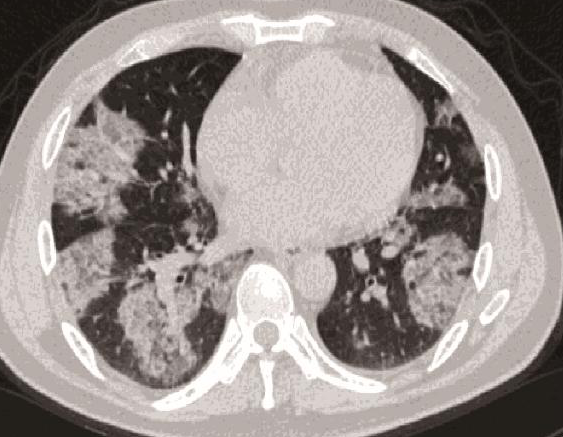
%> input picture testcovid.png, 563 x 437 px
$ octave covidfiltro.m   (GNU Octave 9; MATLAB toolbox functions it lacks are replaced by stand-ins)
%> lines starting %> are read from the running program, lines starting %| are printed output that depends on the picture
clc
clear all
close all
%V = niftiread('coronacases_org_001 - Copy.nii');
% volumeViewer(V);
%XY = V(:,:,200); % XZ = squeeze(V(256,:,:));
XY=imread('testcovid.png');
%> XY is the input picture: size 437x563x3 uint8; mean R, G, B 154.1, 145.7, 143.1
XY=imresize(XY,[256 256]);
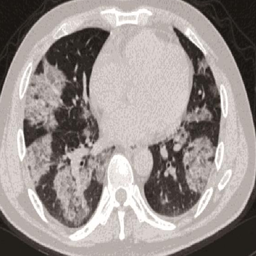
%> XY: size 256x256x3 uint8; mean R, G, B 154.1, 145.7, 143.1
XY=rgb2gray(XY);
%> XY: size 256x256 uint8
%complemento de la imagen
%h=2*[0 , -1, 0;-1 5 -1;0 -1 0];
%h = [1 0 0;0 1 0;0 0 1];
h = 1/9*ones(3,3);%Desenfoque ***** 3
% [5 lines of commented-out code are left out]
r=[0,3,3;-5,-5,0;-3,0,1];%filtro protuberancia3 ***** 2
r2=[1,-3,-3;-1,3,-1;0,-2,-2];%filtro invertido *****1
c=convn(XY,r2);%complemento
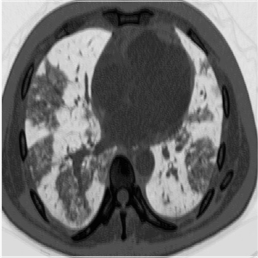
%> c: size 258x258 double; min -2058, max 39, mean -1166.1; drawn with min black and max white
fig = figure;
imshowpair(XY,c,'montage');
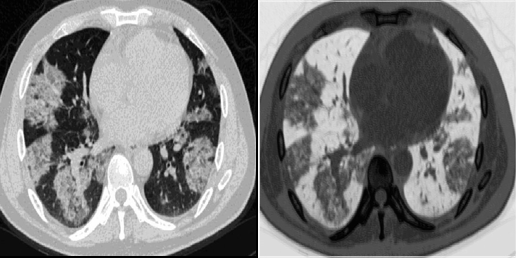
%> displayed picture: size 258x516, on the screen's scale of 0 to 255; min 0, max 255, mean 122.6
fig = figure;
%protuberancia 3
im1=convn(XY,r);
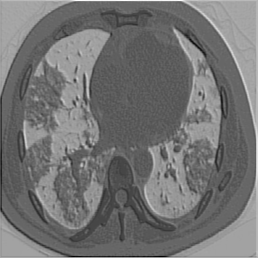
%> im1: size 258x258 double; min -2556, max 1164, mean -874.5; drawn with min black and max white
im2=convn(c,r);
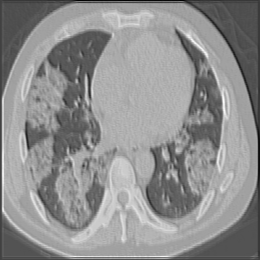
%> im2: size 260x260 double; min -5817, max 16760, mean 6889.1; drawn with min black and max white
imshowpair(im1,im2,'montage');
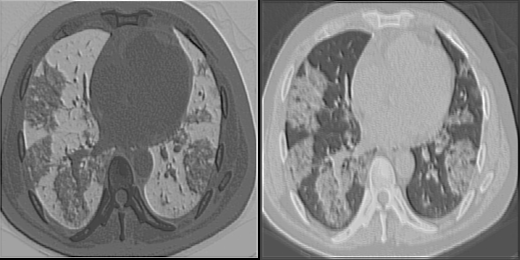
%> displayed picture: size 260x520, on the screen's scale of 0 to 255; min 0, max 255, mean 128.5
fig = figure;
%desenfoque
imshowpair(convn(im1,h),convn(im2,h),'montage');
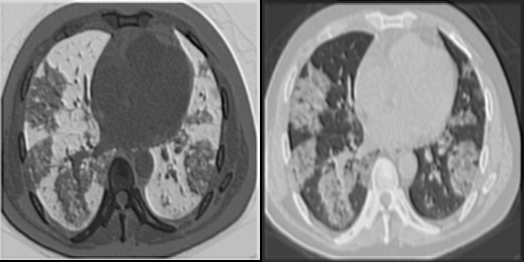
%> displayed picture: size 262x524, on the screen's scale of 0 to 255; min 0, max 255, mean 128.2
